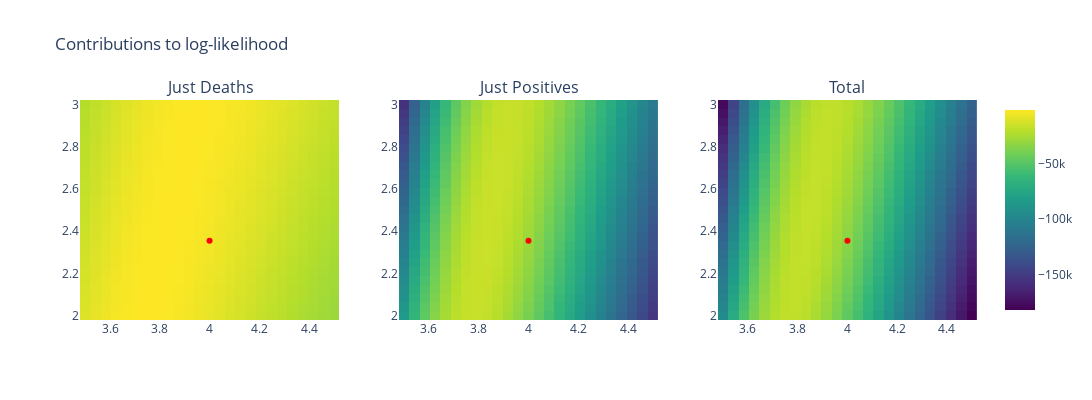

The notebook cell this image was saved under:
### Code cell
# Trace names - represent the solver used for the simulation
fig = go.Figure()

fig = make_subplots(
    rows=1, cols=3, subplot_titles=tuple(['Just Deaths', 'Just Positives', 'Total'])
)

# Plot (bar chart cases each day)
fig.add_trace(
    go.Heatmap(
        x=np.linspace(3.5,4.5, 25),
        y=np.linspace(2,3, 25),
        z=loglik_arr_deaths,
        type = 'heatmap',
        coloraxis= 'coloraxis'
    ),
    row= 1,
    col= 1
)

fig.add_trace(
    go.Scatter(
        x=[4],
        y=[2.35469698],
        mode='markers',
        marker=dict(color='red'),
        showlegend=False,
    ),
    row= 1,
    col= 1
)

fig.add_trace(
    go.Heatmap(
        x=np.linspace(3.5,4.5, 25),
        y=np.linspace(2,3, 25),
        z=loglik_arr_positives,
        type = 'heatmap',
        coloraxis='coloraxis',
    ),
    row= 1,
    col= 2
)

fig.add_trace(
    go.Scatter(
        x=[4],
        y=[2.35469698],
        mode='markers',
        marker=dict(color='red'),
        showlegend=False
    ),
    row= 1,
    col= 2
)

fig.add_trace(
    go.Heatmap(
        x=np.linspace(3.5,4.5, 25),
        y=np.linspace(2,3, 25),
        z=loglik_arr,
        type = 'heatmap',
        coloraxis='coloraxis',
    ),
    row= 1,
    col= 3
)

fig.add_trace(
    go.Scatter(
        x=[4],
        y=[2.35469698],
        mode='markers',
        marker=dict(color='red'),
        showlegend=False
    ),
    row= 1,
    col= 3
)

# Add axis labels
fig.update_layout(
    boxmode='group',
    title='Contributions to log-likelihood', 
    height=400,
    width=1200,
    plot_bgcolor='white',
    xaxis1_nticks=10,
    yaxis1_nticks=10,
    xaxis2_nticks=10,
    yaxis2_nticks=10,
    xaxis3_nticks=10,
    yaxis3_nticks=10,
    coloraxis=dict(colorscale='Viridis'))

fig.write_image('images/Contributions_log-likelihood.pdf')
fig.show()

### Figure 1 — Plotly figure (JSON) as saved in the notebook; plotly's stock layout.template omitted (floating-point values rounded to 4 significant figures; data arrays with more than 128 entries replaced by an {"elided": "..."} marker saying what was removed)
{"data": [{"coloraxis": "coloraxis", "type": "heatmap", "x": [3.5, 3.542, 3.583, 3.625, 3.667, 3.708, 3.75, 3.792, 3.833, 3.875, 3.917, 3.958, 4, 4.042, 4.083, 4.125, 4.167, 4.208, 4.25, 4.292, 4.333, 4.375, 4.417, 4.458, 4.5], "xaxis": "x", "y": [2, 2.042, 2.083, 2.125, 2.167, 2.208, 2.25, 2.292, 2.333, 2.375, 2.417, 2.458, 2.5, 2.542, 2.583, 2.625, 2.667, 2.708, 2.75, 2.792, 2.833, 2.875, 2.917, 2.958, 3], "yaxis": "y", "z": {"elided": "25x25 float values"}}, {"marker": {"color": "red"}, "mode": "markers", "showlegend": false, "type": "scatter", "x": [4], "xaxis": "x", "y": [2.355], "yaxis": "y"}, {"coloraxis": "coloraxis", "type": "heatmap", "x": [3.5, 3.542, 3.583, 3.625, 3.667, 3.708, 3.75, 3.792, 3.833, 3.875, 3.917, 3.958, 4, 4.042, 4.083, 4.125, 4.167, 4.208, 4.25, 4.292, 4.333, 4.375, 4.417, 4.458, 4.5], "xaxis": "x2", "y": [2, 2.042, 2.083, 2.125, 2.167, 2.208, 2.25, 2.292, 2.333, 2.375, 2.417, 2.458, 2.5, 2.542, 2.583, 2.625, 2.667, 2.708, 2.75, 2.792, 2.833, 2.875, 2.917, 2.958, 3], "yaxis": "y2", "z": {"elided": "25x25 float values"}}, {"marker": {"color": "red"}, "mode": "markers", "showlegend": false, "type": "scatter", "x": [4], "xaxis": "x2", "y": [2.355], "yaxis": "y2"}, {"coloraxis": "coloraxis", "type": "heatmap", "x": [3.5, 3.542, 3.583, 3.625, 3.667, 3.708, 3.75, 3.792, 3.833, 3.875, 3.917, 3.958, 4, 4.042, 4.083, 4.125, 4.167, 4.208, 4.25, 4.292, 4.333, 4.375, 4.417, 4.458, 4.5], "xaxis": "x3", "y": [2, 2.042, 2.083, 2.125, 2.167, 2.208, 2.25, 2.292, 2.333, 2.375, 2.417, 2.458, 2.5, 2.542, 2.583, 2.625, 2.667, 2.708, 2.75, 2.792, 2.833, 2.875, 2.917, 2.958, 3], "yaxis": "y3", "z": {"elided": "25x25 float values"}}, {"marker": {"color": "red"}, "mode": "markers", "showlegend": false, "type": "scatter", "x": [4], "xaxis": "x3", "y": [2.355], "yaxis": "y3"}], "layout": {"annotations": [{"font": {"size": 16}, "showarrow": false, "text": "Just Deaths", "x": 0.1444, "xanchor": "center", "xref": "paper", "y": 1, "yanchor": "bottom", "yref": "paper"}, {"font": {"size": 16}, "showarrow": false, "text": "Just Positives", "x": 0.5, "xanchor": "center", "xref": "paper", "y": 1, "yanchor": "bottom", "yref": "paper"}, {"font": {"size": 16}, "showarrow": false, "text": "Total", "x": 0.8556, "xanchor": "center", "xref": "paper", "y": 1, "yanchor": "bottom", "yref": "paper"}], "boxmode": "group", "coloraxis": {"colorscale": [[0, "#440154"], [0.1111, "#482878"], [0.2222, "#3e4989"], [0.3333, "#31688e"], [0.4444, "#26828e"], [0.5556, "#1f9e89"], [0.6667, "#35b779"], [0.7778, "#6ece58"], [0.8889, "#b5de2b"], [1, "#fde725"]]}, "height": 400, "plot_bgcolor": "white", "title": {"text": "Contributions to log-likelihood"}, "width": 1200, "xaxis": {"anchor": "y", "domain": [0, 0.2889], "nticks": 10}, "xaxis2": {"anchor": "y2", "domain": [0.3556, 0.6444], "nticks": 10}, "xaxis3": {"anchor": "y3", "domain": [0.7111, 1], "nticks": 10}, "yaxis": {"anchor": "x", "domain": [0, 1], "nticks": 10}, "yaxis2": {"anchor": "x2", "domain": [0, 1], "nticks": 10}, "yaxis3": {"anchor": "x3", "domain": [0, 1], "nticks": 10}}}
